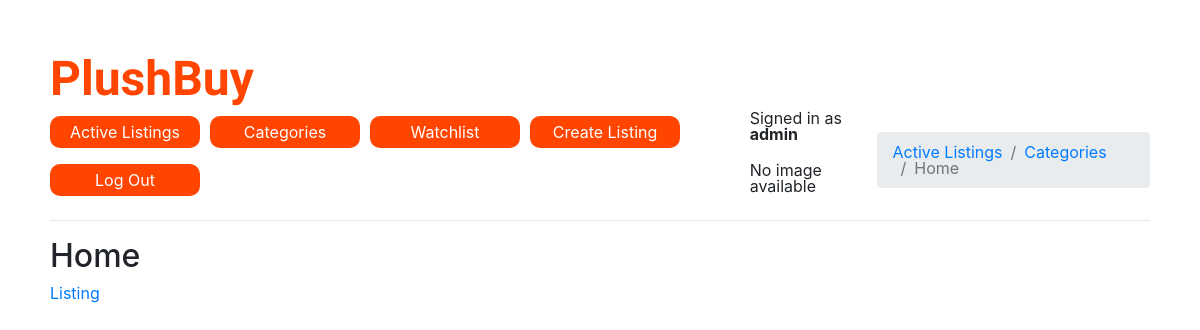
Screenshot of /categories/Home (signed in) with the database file from the repository.
### auctions/models.py (models this page shows, shortened)
class User(AbstractUser):
    image = models.ImageField(upload_to='images/%Y/%m/%d/', null=True, blank=True)

class Category(models.Model):
    name = models.CharField(max_length=64, null=True)

class Listing(models.Model):
    name = models.CharField(max_length=64, default="Listing")
    description = models.TextField(null=True)
    starting_bid = models.DecimalField(max_digits=10, decimal_places=2, default=0.01)
    is_active = models.BooleanField(default=True)
    image_url = models.URLField(max_length=200, null=True, blank=True)
    category = models.ForeignKey(Category, on_delete=models.CASCADE, related_name="listings", null=True, blank=True)
    created_at = models.DateTimeField(auto_now_add=True)
    def __str__(self):
        return self.name

### auctions/views.py (the view)
# urls.py: path("categories/<str:category_name>", views.category_listings, name="category_listings"),
def category_listings(request, category_name):
    user = request.user
    category = Category.objects.get(name=category_name)
    if category:
        listings = category.listings.filter(is_active=True)
    return render(request, "auctions/category_listings.html", {
        "listings": listings,
        "category": category
    })

### auctions/templates/auctions/category_listings.html (shortened to what this page needs)
{% extends "auctions/layout.html" %}
{% block body %}
    <h2>{{ category.name }}</h2>
    <ul>
        {% for listing in listings %}
            <li><a href="{{ listing }}" alt="">{{ listing.name }}</a></li>
        {% empty %}
            <li>No listings available for this category.</li>
        {% endfor %}
{% endblock %}

### auctions/templates/auctions/layout.html (shortened to what this page needs)
{% load static %}
<!DOCTYPE html>
<html lang="en">
    <head>
        <link rel="stylesheet" href="https://stackpath.bootstrapcdn.com/bootstrap/4.4.1/css/bootstrap.min.css">
        <link href="{% static 'auctions/styles.css' %}" rel="stylesheet">
    </head>
    <body>
         <header>
            <div>
                <h1>PlushBuy</h1>
                <ul class="nav">
                    <li class="nav-item">
                        <a class="nav-link" href="{% url 'index' %}">Active Listings</a>
                    </li>
                    <li class="nav-item">
                        <a class="nav-link" href="{% url 'categories' %}">Categories</a>
                    </li>
                    {% if user.is_authenticated %}
                        <li class="nav-item">
                            <a class="nav-link" href="{% url 'watchlist' %}">Watchlist</a>
                        </li>
                        <li class="nav-item">
                            <a class="nav-link" href="{% url 'create_listing' %}">Create Listing</a>
                        </li>
                        <li class="nav-item">
                            <a class="nav-link" href="{% url 'logout' %}">Log Out</a>
                        </li>
                    {% endif %}
                </ul>
            </div>
            <div class="user-container">
                {% if user.is_authenticated %}
                    <p>Signed in as <strong>{{ user.username }}</strong></p>
                    {% if user.image %}
                        <img src="{{ user.image.url }}" alt="User Image" class="user-img">
                    {% else %}
                        <p>No image available</p>
                    {% endif %}
                {% else %}
                    Not signed in.
                {% endif %}
            </div>
            <nav>
                <ol class="breadcrumb">
                  <li class="breadcrumb-item"><a href="/">Active Listings</a></li>
                  <li class="breadcrumb-item"><a href="{% url 'categories' %}">Categories</a></li>
                  <li class="breadcrumb-item active" aria-current="page">{{ category.name }}</li>
                </ol>
              </nav>
        </header>
        <hr>
        {% block body %}
        {% endblock %}
    </body>
</html>

### auctions/static/auctions/styles.css (style rules this page uses)
html, body, div, span, applet, object, iframe, h1, h2, h3, h4, h5, h6, p, blockquote, pre, a, abbr, acronym, address, big, cite, code, del, dfn, em, img, ins, kbd, q, s, samp, small, strike, strong, sub, sup, tt, var, b, u, i, center, dl, dt, dd, ol, ul, li, fieldset, form, label, legend, table, caption, tbody, tfoot, thead, tr, th, td, article, aside, canvas, details, embed, figure, figcaption, footer, header, hgroup, menu, nav, output, ruby, section, summary, time, mark, audio, video { margin: 0; padding: 0; border: 0; vertical-align: baseline; }
article, aside, details, figcaption, figure, footer, header, hgroup, menu, nav, section { display: block; }
body { line-height: 1; }
ol, ul { list-style: none; }
body { padding: 50px; }
h1 { color: #ff4500; font-weight: bold; font-family: 'Poetsen One'; font-size: 48px; }
h2, h3, h4, p { margin: 10px 0; }
header { display: flex; justify-content: space-between; align-items: flex-end; }
.user-container { display: flex; flex-direction: column; align-items: flex-end; }
.nav-item { background-color: #ff4500; border-radius: 10px; margin: 8px 10px; margin-left: 0px; width: 150px; text-align: center; }
.nav-link { color: white; }
hr { width: 100%; }

### rows the page displays
User: username "admin"
Category: name "Home"
Listing: name "Listing"
